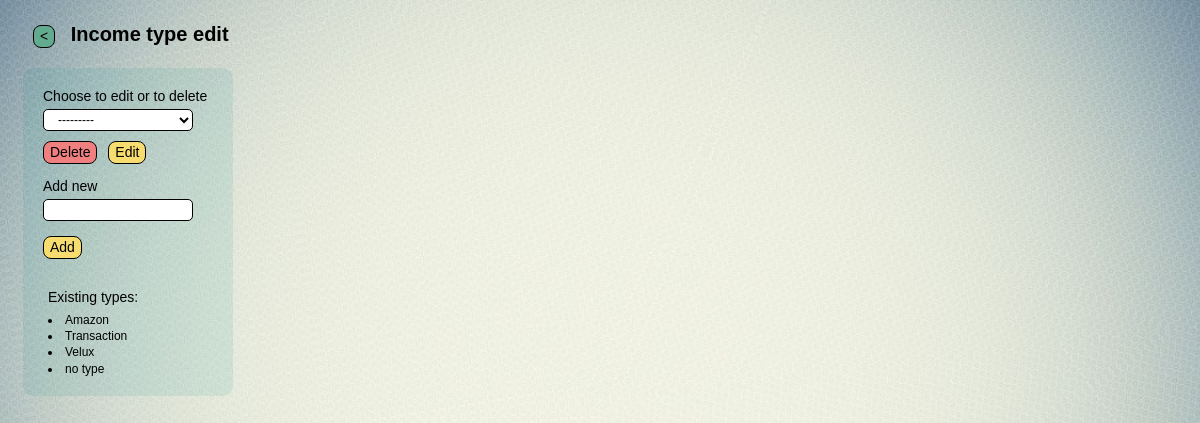
Page /finance/home_wlt/9/add_income_type/ on the earlier database version.
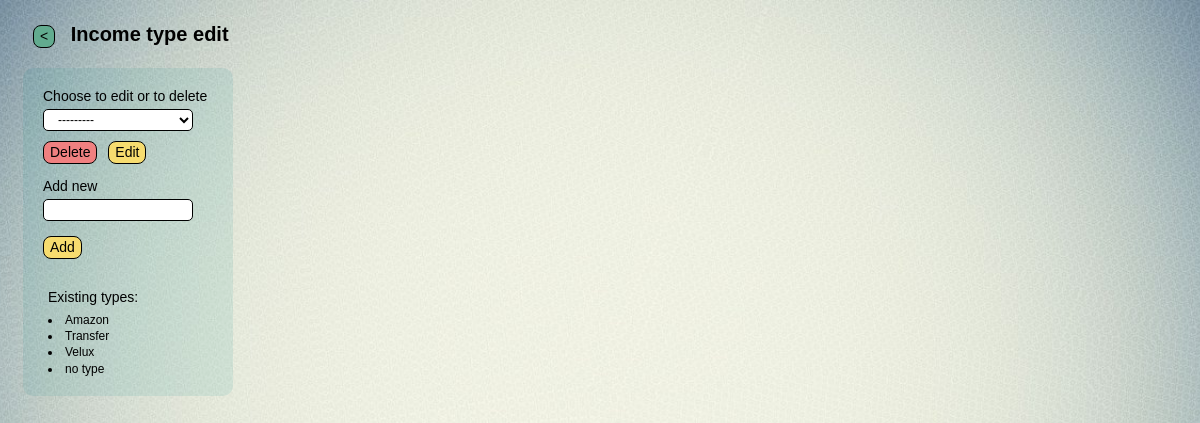
Same page on the later database version.
### finance/models.py (models this page shows)
class Income_type(models.Model):
    name = models.CharField(max_length=30, db_index=True, unique=True, verbose_name ='income type')
    def __str__(self):
        return self.name
    class Meta:
        verbose_name = 'income type'
        verbose_name_plural = 'income types'
        ordering = ['name']

### finance/views.py (the view, shortened to what this page needs)
# urls.py: path('home_wlt/<int:w_pk>/add_income_type/', add_income_type, name='add_income_type'),
def add_income_type(request, w_pk):#_________________________________________add_income_type
    current_wlt = get_object_or_404(Wallet, pk=w_pk)
    message = None
    form = Form_add_income_type(request.POST or None, prefix="form")
    return render(request, 'finance/tmplt_add_income_type.html', {
        'form': form,
        'w_pk': w_pk,
        'current_wlt': current_wlt,
        'message': message
    })

### finance/forms.py
class Form_add_income_type(forms.Form):#______________________________________________Form_add_income_type
    choices = forms.ModelChoiceField(
        queryset=Income_type.objects.all(),
        required=False,
        label="Choose to edit or to delete",
        widget=forms.Select(attrs={'style': 'width: 150px;'}))
    new_value = forms.CharField(
        max_length=255,
        required=False,
        label="Add new",
        widget=forms.TextInput(attrs={'style': 'width: 150px;'}))

### finance/templates/finance/tmplt_add_income_type.html (shortened to what this page needs)
{% extends 'layout/basic.html' %}
{% load static %}
{% block header %}
    <h1>
        {% if request.GET.choice %}
            <button class="btn nav_btn btn_green"
                    onclick="location.href='{% url 'home_wlt' w_pk %}calendar/?{% for key, value in request.GET.items %}{{ key }}={{ value }}&{% endfor %}'">
                < </button>
        {% else %}
            <button class="btn nav_btn btn_green" onclick="location.href='{% url 'home_wlt' w_pk %}'"> < </button>
        {% endif %}
        Income type edit
    </h1>
{% endblock %}
{% block left_side %}
    <div class="container_dark">
        <form method="POST">
            <label>{{ form.choices.label }}</label><br>
            <div style="margin:5px 10px 10px 0px;">
                {{ form.choices }}
            </div>
             <div>
                <button class="btn nav_btn btn_red" type="submit" name="delete">Delete</button>
                <button class="btn nav_btn " type="submit" name="edit">Edit</button>
             </div>
            <label>{{ form.new_value.label }}</label><br>
             <div style="margin:5px 10px 10px 0px;">
                {{ form.new_value }}
             </div>
            <div>
                <button class="btn nav_btn" type="submit" name="add">Add</button>
            </div>
        </form>
        {% if form.choices.field.queryset.exists %}
            <p class="msg">Existing types:</p>
            {% for income in form.choices.field.queryset %}
                <li class="types_lst">{{ income }}</li>
            {% endfor %}
        {% endif %}
    </div>
{% endblock %}

Differences in the rows shown:
changed Income_type: name "Transaction" → "Transfer"
